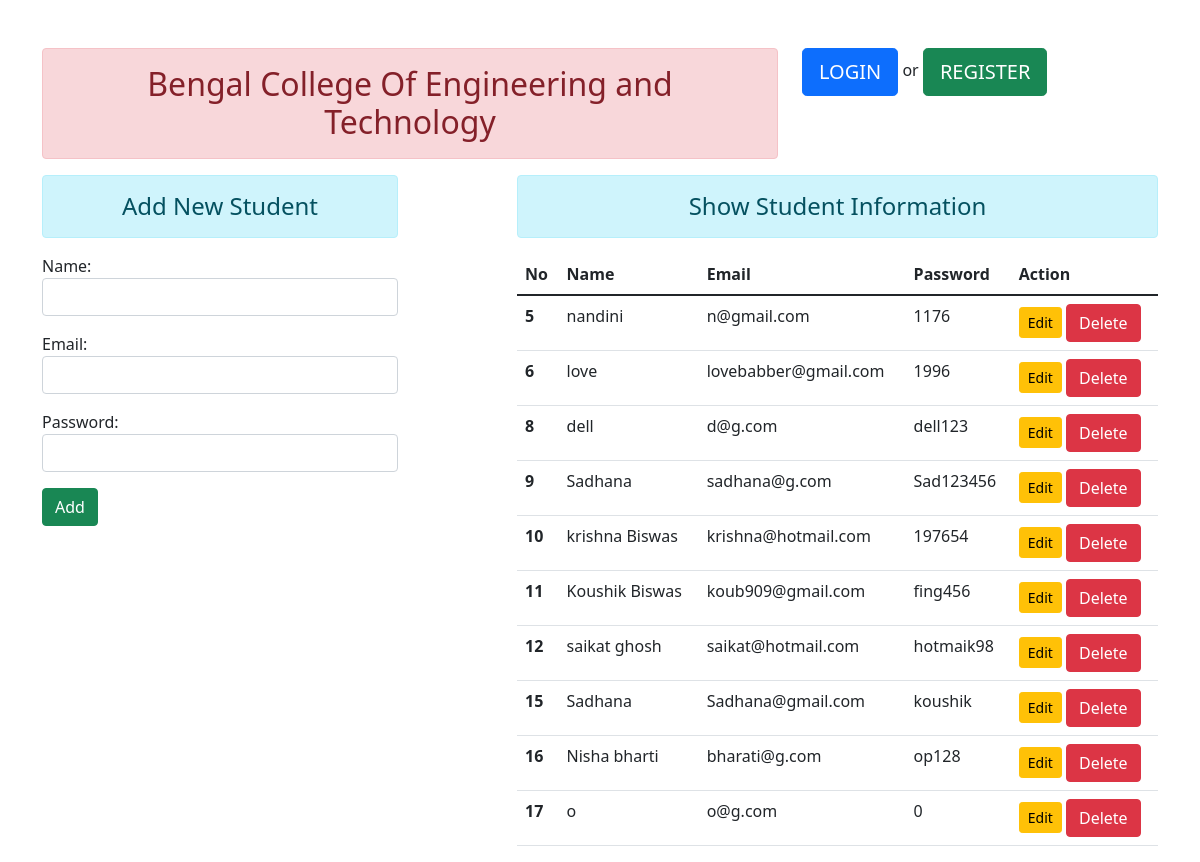
The page / on the database its author committed.
### enroll/models.py (models this page shows)
class User(models.Model):
    name = models.CharField(max_length=70)
    email = models.EmailField(max_length=100)
    password = models.CharField(max_length=100)

### enroll/views.py (the view)
# urls.py: path("", views.add_show, name="addandshow"),
def add_show(request):
    if request.method == "POST":
        fm = StudentRegistration(request.POST)
        if fm.is_valid():
            nm = fm.cleaned_data["name"]
            em = fm.cleaned_data["email"]
            pw = fm.cleaned_data["password"]
            reg = User(name=nm, email=em, password=pw)
            reg.save()
            fm = StudentRegistration()
    else:
        fm = StudentRegistration()
    stud = User.objects.all()
    return render(request, "enroll/addandshow.html", {"form": fm, "stu": stud})

### enroll/forms.py
class StudentRegistration(forms.ModelForm):
    class Meta:
        model = User
        fields = ["name", "email", "password"]
        widgets = {
            "name": forms.TextInput(attrs={"class": "form-control"}),
            "email": forms.EmailInput(attrs={"class": "form-control"}),
            "password": forms.PasswordInput(
                render_value=True, attrs={"class": "form-control"}
            ),
        }

### enroll/templates/enroll/addandshow.html (shortened to what this page needs)
{% extends 'enroll/base.html' %}
{% block content %}
<div class="row">
    <div class="col-sm-4">
        <h4 class="text-center alert alert-info">Add New Student</h4>
        <form action="" method="POST">
            {{form.as_p}}
            <input type="Submit" class="btn btn-success" value="Add">
        </form>
    </div>
    <div class="col-sm-7 offset-1">
        <h4 class="text-center alert alert-info">Show Student Information</h4>
        {% if stu %}
        <table class="table table-hover">
            <thead>
                <tr>
                    <th scope="col">No</th>
                    <th scope="col">Name</th>
                    <th scope="col">Email</th>
                    <th scope="col">Password</th>
                    <th scope="col">Action</th>
                </tr>
            </thead>
            <tbody>
                {% for st in stu %}
                <tr>
                    <th scope="row">{{st.id}}</th>
                    <td>{{st.name}}</td>
                    <td>{{st.email}}</td>
                    <td>{{st.password}}</td>
                    <td>
                        <a href="{% url 'updatedata' st.id %}" class="btn btn-warning btn-sm">Edit</a>
                        <form action="{% url 'deletedata' st.id %}" method="post" class="d-inline"> {% csrf_token %}
                            <input type="submit" class="btn btn-danger" value="Delete">
                        </form>
                    </td>
                </tr>
                {% endfor %}
            </tbody>
        </table>
        {% else %}
        <h4 class="text-center alert alert-warning">NO RECORDS</h4>
        {% endif %}
    </div>
</div>
{% endblock content %}

### enroll/templates/enroll/base.html (shortened to what this page needs)
<!DOCTYPE html>
<html lang="en">
{% load static %}
<head>
    <link rel="stylesheet" href="{% static 'enroll/css/bootstrap.css' %}">
</head>
<body>
    <div class="container mt-5">
        <div class="row">
            <div class="col-sm-8">
                <h2 class="text-center alert alert-danger">Bengal College Of Engineering and Technology</h2>
            </div>
            <div class="col-sm-4">
                {% if user.is_authenticated %}
                <a href="{% url 'logout' %}" class="btn btn-danger btn-lg" >LOGOUT</a>
                {% else %}
                    <a href="{% url 'login' %}" class="btn btn-primary btn-lg" >LOGIN</a>
                    or
                    <a href="{% url 'register' %}" class="btn btn-success btn-lg" >REGISTER</a>
                {% endif %}
            </div>
        </div>
        {% block content %}
        {% endblock content %}
    </div>
</body>
</html>

### rows shown on the page
User: id "5", name "nandini", email "n@gmail.com", password "1176"
User: id "6", name "love", email "lovebabber@gmail.com", password "1996"
User: id "8", name "dell", email "d@g.com", password "dell123"
User: id "9", name "Sadhana", email "sadhana@g.com", password "Sad123456"
User: id "10", name "krishna Biswas", email "krishna@hotmail.com", password "197654"
User: id "11", name "Koushik Biswas", email "koub909@gmail.com", password "fing456"
User: id "12", name "saikat ghosh", email "saikat@hotmail.com", password "hotmaik98"
User: id "15", name "Sadhana", email "Sadhana@gmail.com", password "koushik"
User: id "16", name "Nisha bharti", email "bharati@g.com", password "op128"
User: id "17", name "o", email "o@g.com", password "0"
